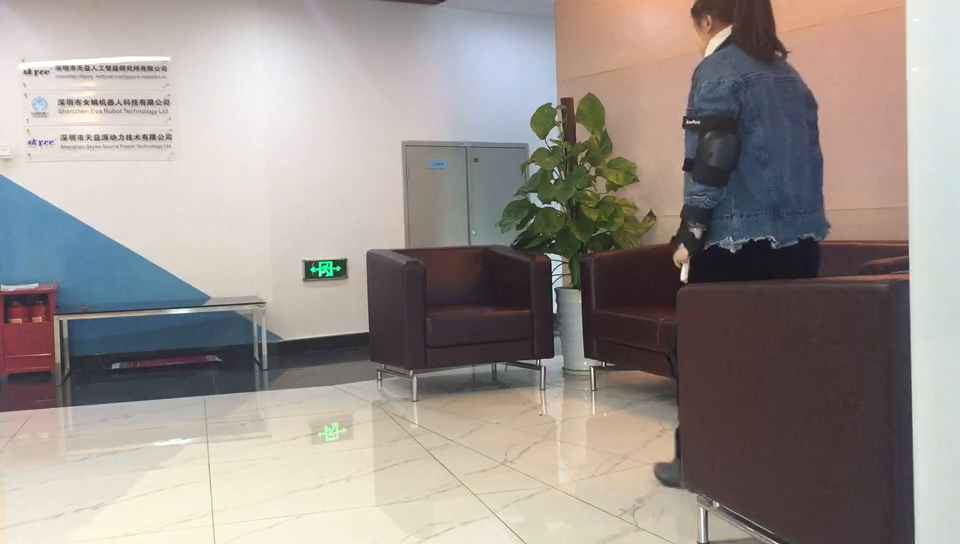
#> input picture frame 44 of 服务器与计算机视觉模块/Vision/FallDown/cs4.mp4, 960 x 544 px
$ python FallDown.py
#> lines starting #> are read from the running program, lines starting #| are printed output that depends on the picture; after the words box and inside, x2 and y2 are one past the last pixel; in counts of white or black regions, pixels touching at a corner belong together
#Based on Zed code - Person Fall detection using raspberry pi camera and opencv lib. Link: https://www.youtube.com/watch?v=eXMYZedp0Uo

import cv2
import time

cap = cv2.VideoCapture('cs4.mp4')
time.sleep(2)

fgbg = cv2.createBackgroundSubtractorMOG2()
j = 0
while(1):
    ret, frame = cap.read()
#> frame is the input picture: shape (544, 960, 3); mean B, G, R 142, 146.6, 154.6

    #Conver each frame to gray scale and subtract the background
    gray = cv2.cvtColor(frame, cv2.COLOR_BGR2GRAY)
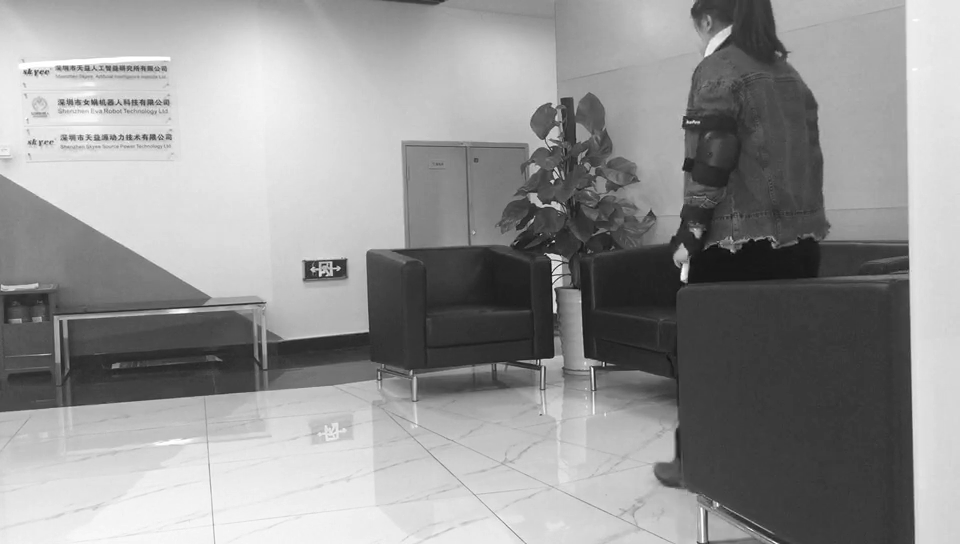
#> gray: shape (544, 960); min 12, max 255, mean 148.5
    fgmask = fgbg.apply(gray)
#> fgmask: shape (544, 960); every value is 127

    #Find contours
    contours, hierarchy  = cv2.findContours(fgmask, cv2.RETR_TREE, cv2.CHAIN_APPROX_SIMPLE)
#> contours = [[[0, 0], [0, 543], [959, 543], [959, 0]]]

    if contours:
        areas = []

        for contour in contours:
            ar = cv2.contourArea(contour)
            areas.append(ar)
#> this loop made 1 pass
#> (contour, ar) on pass 1: ([[0, 0], [0, 543], [959, 543], [959, 0]], 520737)
#> after the loop, areas = [520737]

        max_area = max(areas or [0])
#> max_area = 520737

        max_area_index = areas.index(max_area)
#> max_area_index = 0

        cnt = contours[max_area_index]
#> cnt = [[0, 0], [0, 543], [959, 543], [959, 0]]

        M = cv2.moments(cnt)
#> M = moments, m00 520737, centre m10/m00, m01/m00 = (479.5, 271.5)

        x, y, w, h = cv2.boundingRect(cnt)
#> x = 0; y = 0; w = 960; h = 544

        cv2.drawContours(fgmask, [cnt], 0, (255,255,255), 3, maxLevel = 0)
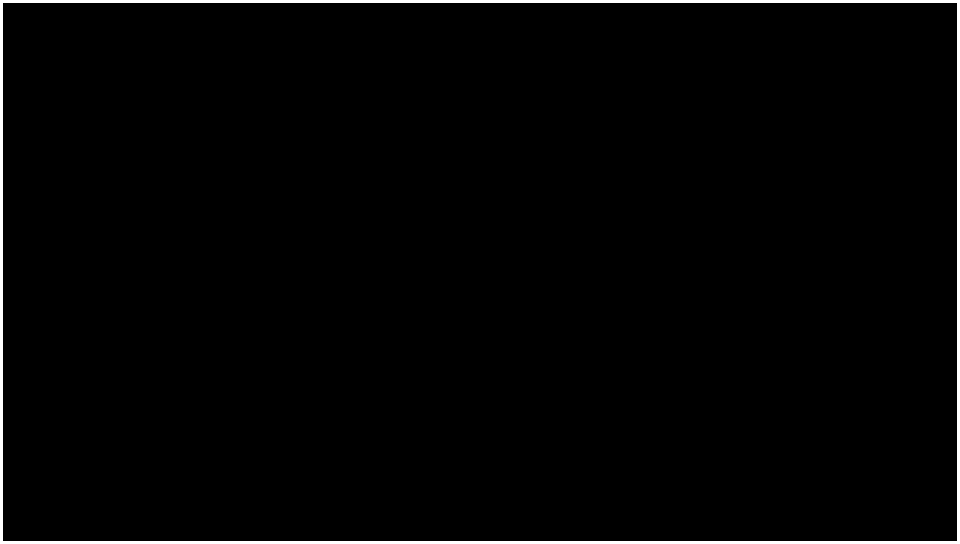
#> fgmask: shape (544, 960); values 127 (black) and 255 (white), 1.7% white; 1 white region, box (x1, y1, x2, y2) and area: (0, 0, 960, 544) 8988

        if h < w:
            j += 1

        if j > 10:
            #print "FALL"
            #cv2.putText(fgmask, 'FALL', (x, y), cv2.FONT_HERSHEY_TRIPLEX, 0.5, (255,255,255), 2)
            cv2.rectangle(frame,(x,y),(x+w,y+h),(0,0,255),2)

        if h > w:
            j = 0
            cv2.rectangle(frame,(x,y),(x+w,y+h),(0,255,0),2)


        cv2.imshow('video', frame)

        if cv2.waitKey(33) == 27:
#> (key Esc is pressed here)
         break
cv2.destroyAllWindows()

$ run again, starting later in the video
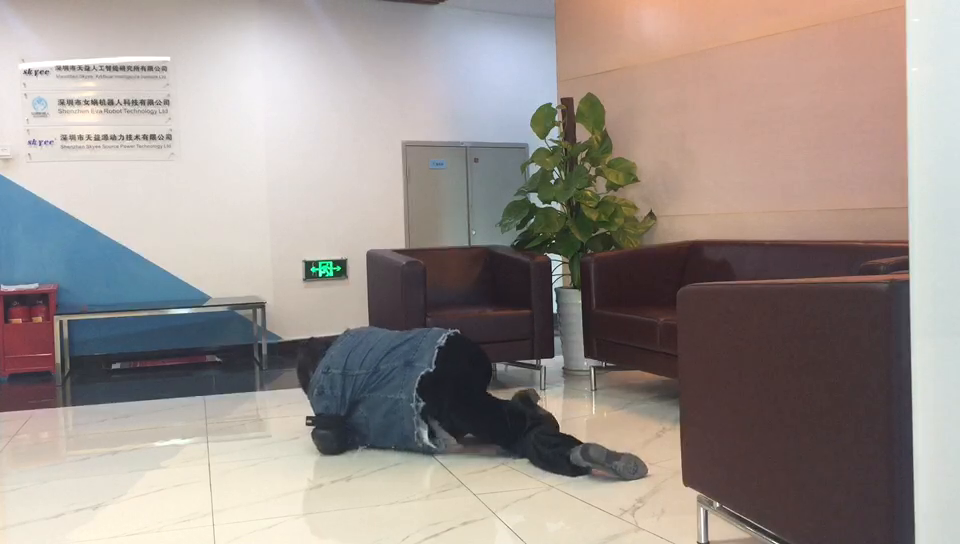
#> input picture frame 198 of 服务器与计算机视觉模块/Vision/FallDown/cs4.mp4, 960 x 544 px
#> frame is the input picture: shape (544, 960, 3); mean B, G, R 141.6, 146.5, 156.2
#> `gray = cv2.cvtColor(frame, cv2.COLOR_BGR2GRAY)`:
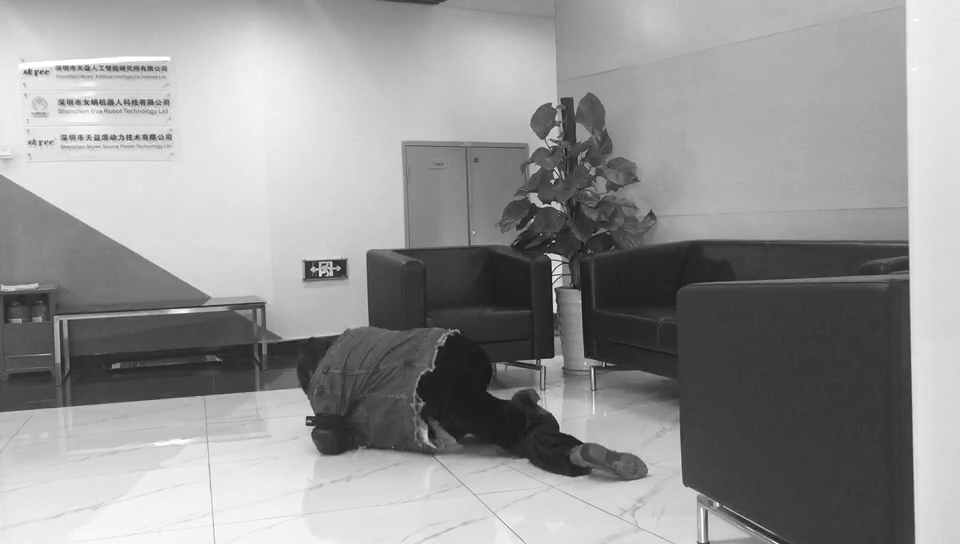
#> gray: shape (544, 960); min 11, max 255, mean 148.8
#> contours = [[[0, 0], [0, 543], [959, 543], [959, 0]]]
#> the loop `for contour in contours:` made 1 pass
#> (contour, ar) on pass 1: ([[0, 0], [0, 543], [959, 543], [959, 0]], 520737)
#> after the loop `for contour in contours:`: areas = [520737]
#> max_area = 520737
#> max_area_index = 0
#> cnt = [[0, 0], [0, 543], [959, 543], [959, 0]]
#> M = moments, m00 520737, centre m10/m00, m01/m00 = (479.5, 271.5)
#> x = 0; w = 960; h = 544

$ run again, starting later in the video
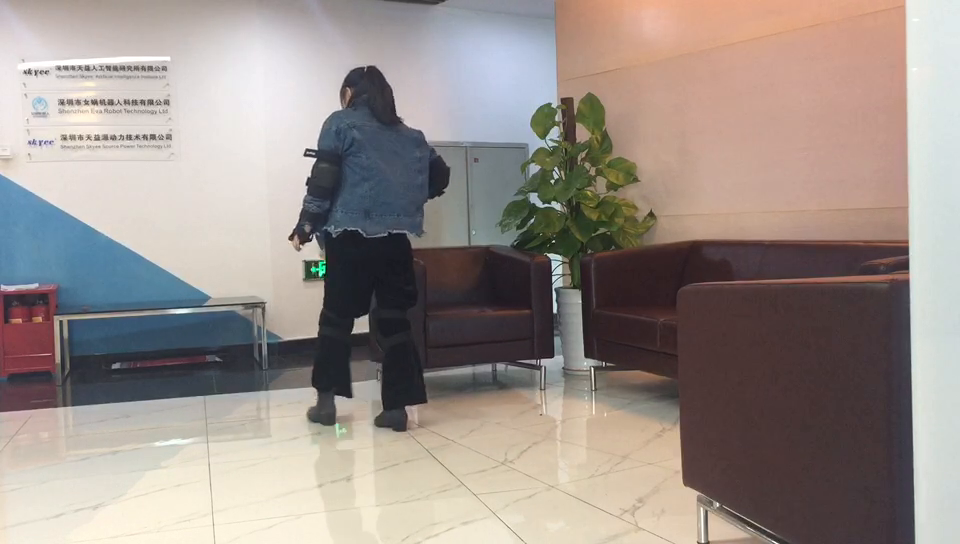
#> input picture frame 352 of 服务器与计算机视觉模块/Vision/FallDown/cs4.mp4, 960 x 544 px
#> frame is the input picture: shape (544, 960, 3); mean B, G, R 139.1, 144.5, 154.6
#> `gray = cv2.cvtColor(frame, cv2.COLOR_BGR2GRAY)`:
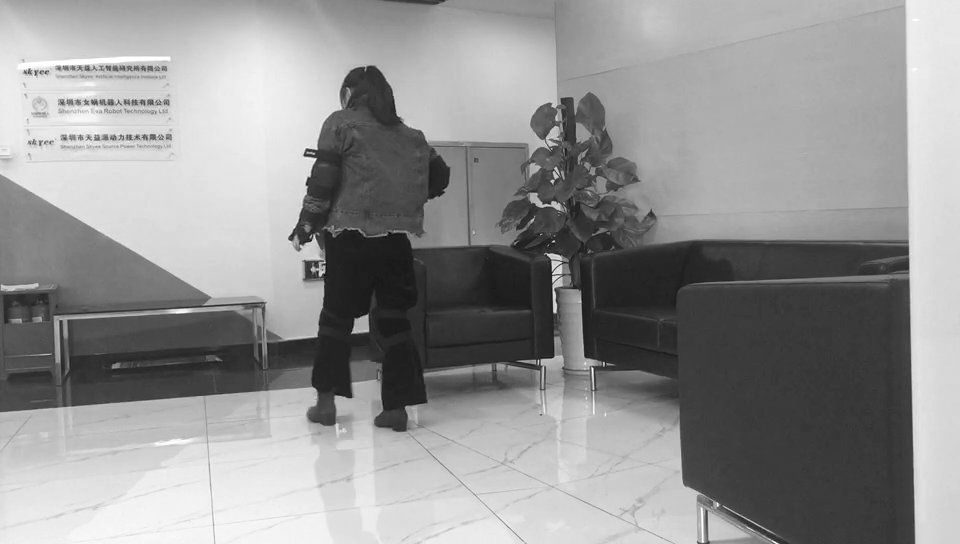
#> gray: shape (544, 960); min 7, max 255, mean 146.9
#> contours = [[[0, 0], [0, 543], [959, 543], [959, 0]]]
#> the loop `for contour in contours:` made 1 pass
#> (contour, ar) on pass 1: ([[0, 0], [0, 543], [959, 543], [959, 0]], 520737)
#> after the loop `for contour in contours:`: areas = [520737]
#> max_area = 520737
#> max_area_index = 0
#> cnt = [[0, 0], [0, 543], [959, 543], [959, 0]]
#> M = moments, m00 520737, centre m10/m00, m01/m00 = (479.5, 271.5)
#> x = 0; w = 960; h = 544
